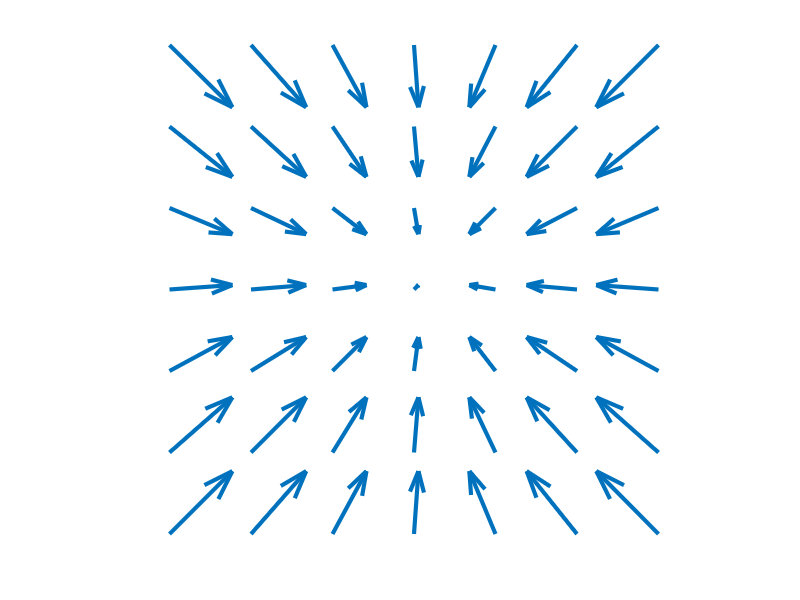

Recreate this plot in MATLAB.
[x,y] = meshgrid(0:0.5:3, 0:0.5:3);

u = cos(x);
v = cos(y);

f=figure
quiver(x,y,u,v,'linewidth',3)
box off
axis off
pbaspect([1,1,1])
set(gca, 'Color', 'None')

saveas(f, "vector_field.eps", "epsc")